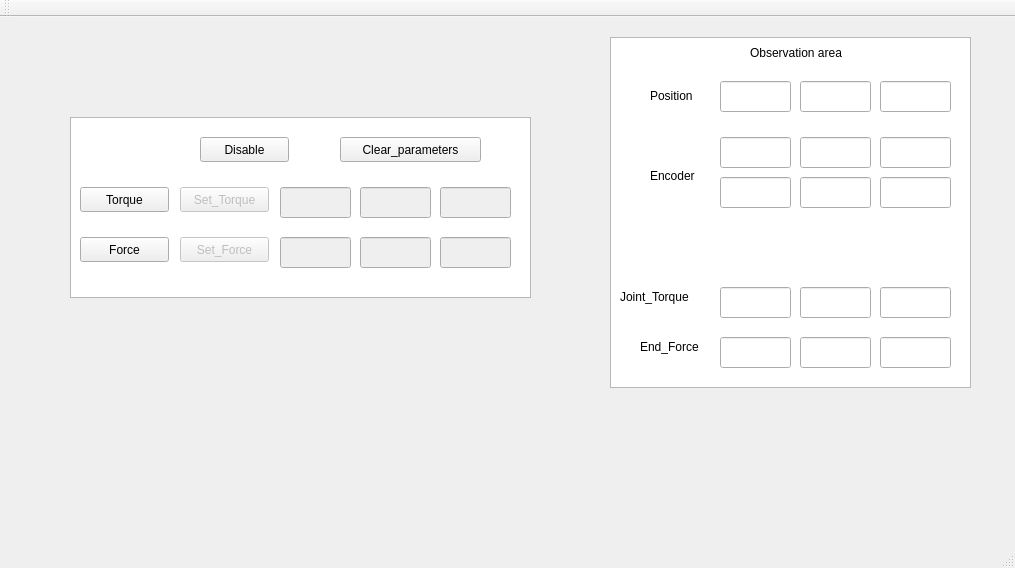
<?xml version="1.0" encoding="UTF-8"?>
<ui version="4.0">
 <class>MainWindow</class>
 <widget class="QMainWindow" name="MainWindow">
  <property name="geometry">
   <rect>
    <x>0</x>
    <y>0</y>
    <width>1015</width>
    <height>568</height>
   </rect>
  </property>
  <property name="windowTitle">
   <string>MainWindow</string>
  </property>
  <widget class="QWidget" name="centralWidget">
   <widget class="QPushButton" name="pushButton">
    <property name="enabled">
     <bool>false</bool>
    </property>
    <property name="geometry">
     <rect>
      <x>180</x>
      <y>170</y>
      <width>89</width>
      <height>25</height>
     </rect>
    </property>
    <property name="text">
     <string>Set_Torque</string>
    </property>
   </widget>
   <widget class="QLabel" name="label">
    <property name="geometry">
     <rect>
      <x>650</x>
      <y>70</y>
      <width>67</width>
      <height>17</height>
     </rect>
    </property>
    <property name="text">
     <string>Position</string>
    </property>
   </widget>
   <widget class="QLineEdit" name="lineEdit">
    <property name="enabled">
     <bool>true</bool>
    </property>
    <property name="geometry">
     <rect>
      <x>720</x>
      <y>64</y>
      <width>71</width>
      <height>31</height>
     </rect>
    </property>
   </widget>
   <widget class="QLineEdit" name="lineEdit_2">
    <property name="enabled">
     <bool>true</bool>
    </property>
    <property name="geometry">
     <rect>
      <x>800</x>
      <y>64</y>
      <width>71</width>
      <height>31</height>
     </rect>
    </property>
   </widget>
   <widget class="QLineEdit" name="lineEdit_3">
    <property name="enabled">
     <bool>true</bool>
    </property>
    <property name="geometry">
     <rect>
      <x>880</x>
      <y>64</y>
      <width>71</width>
      <height>31</height>
     </rect>
    </property>
   </widget>
   <widget class="QLabel" name="label_2">
    <property name="geometry">
     <rect>
      <x>650</x>
      <y>150</y>
      <width>67</width>
      <height>17</height>
     </rect>
    </property>
    <property name="text">
     <string>Encoder</string>
    </property>
   </widget>
   <widget class="QLineEdit" name="lineEdit_4">
    <property name="enabled">
     <bool>true</bool>
    </property>
    <property name="geometry">
     <rect>
      <x>720</x>
      <y>120</y>
      <width>71</width>
      <height>31</height>
     </rect>
    </property>
   </widget>
   <widget class="QLineEdit" name="lineEdit_5">
    <property name="enabled">
     <bool>true</bool>
    </property>
    <property name="geometry">
     <rect>
      <x>800</x>
      <y>120</y>
      <width>71</width>
      <height>31</height>
     </rect>
    </property>
   </widget>
   <widget class="QLineEdit" name="lineEdit_6">
    <property name="geometry">
     <rect>
      <x>880</x>
      <y>120</y>
      <width>71</width>
      <height>31</height>
     </rect>
    </property>
   </widget>
   <widget class="QLineEdit" name="lineEdit_7">
    <property name="geometry">
     <rect>
      <x>720</x>
      <y>160</y>
      <width>71</width>
      <height>31</height>
     </rect>
    </property>
   </widget>
   <widget class="QLineEdit" name="lineEdit_8">
    <property name="geometry">
     <rect>
      <x>800</x>
      <y>160</y>
      <width>71</width>
      <height>31</height>
     </rect>
    </property>
   </widget>
   <widget class="QLineEdit" name="lineEdit_9">
    <property name="geometry">
     <rect>
      <x>880</x>
      <y>160</y>
      <width>71</width>
      <height>31</height>
     </rect>
    </property>
   </widget>
   <widget class="QLineEdit" name="lineEdit_10">
    <property name="geometry">
     <rect>
      <x>720</x>
      <y>270</y>
      <width>71</width>
      <height>31</height>
     </rect>
    </property>
   </widget>
   <widget class="QLineEdit" name="lineEdit_11">
    <property name="geometry">
     <rect>
      <x>800</x>
      <y>270</y>
      <width>71</width>
      <height>31</height>
     </rect>
    </property>
   </widget>
   <widget class="QLineEdit" name="lineEdit_12">
    <property name="geometry">
     <rect>
      <x>880</x>
      <y>270</y>
      <width>71</width>
      <height>31</height>
     </rect>
    </property>
   </widget>
   <widget class="QLabel" name="label_3">
    <property name="geometry">
     <rect>
      <x>620</x>
      <y>270</y>
      <width>101</width>
      <height>20</height>
     </rect>
    </property>
    <property name="text">
     <string>Joint_Torque</string>
    </property>
   </widget>
   <widget class="QLineEdit" name="lineEdit_13">
    <property name="geometry">
     <rect>
      <x>720</x>
      <y>320</y>
      <width>71</width>
      <height>31</height>
     </rect>
    </property>
   </widget>
   <widget class="QLineEdit" name="lineEdit_14">
    <property name="geometry">
     <rect>
      <x>800</x>
      <y>320</y>
      <width>71</width>
      <height>31</height>
     </rect>
    </property>
   </widget>
   <widget class="QLineEdit" name="lineEdit_15">
    <property name="geometry">
     <rect>
      <x>880</x>
      <y>320</y>
      <width>71</width>
      <height>31</height>
     </rect>
    </property>
   </widget>
   <widget class="QLabel" name="label_4">
    <property name="geometry">
     <rect>
      <x>640</x>
      <y>320</y>
      <width>101</width>
      <height>20</height>
     </rect>
    </property>
    <property name="text">
     <string>End_Force</string>
    </property>
   </widget>
   <widget class="QLabel" name="label_5">
    <property name="geometry">
     <rect>
      <x>750</x>
      <y>20</y>
      <width>161</width>
      <height>31</height>
     </rect>
    </property>
    <property name="text">
     <string>Observation area</string>
    </property>
   </widget>
   <widget class="QLineEdit" name="lineEdit_16">
    <property name="enabled">
     <bool>false</bool>
    </property>
    <property name="geometry">
     <rect>
      <x>280</x>
      <y>170</y>
      <width>71</width>
      <height>31</height>
     </rect>
    </property>
   </widget>
   <widget class="QLineEdit" name="lineEdit_17">
    <property name="enabled">
     <bool>false</bool>
    </property>
    <property name="geometry">
     <rect>
      <x>360</x>
      <y>170</y>
      <width>71</width>
      <height>31</height>
     </rect>
    </property>
   </widget>
   <widget class="QLineEdit" name="lineEdit_18">
    <property name="enabled">
     <bool>false</bool>
    </property>
    <property name="geometry">
     <rect>
      <x>440</x>
      <y>170</y>
      <width>71</width>
      <height>31</height>
     </rect>
    </property>
   </widget>
   <widget class="QPushButton" name="pushButton_2">
    <property name="enabled">
     <bool>false</bool>
    </property>
    <property name="geometry">
     <rect>
      <x>180</x>
      <y>220</y>
      <width>89</width>
      <height>25</height>
     </rect>
    </property>
    <property name="text">
     <string>Set_Force</string>
    </property>
   </widget>
   <widget class="QLineEdit" name="lineEdit_19">
    <property name="enabled">
     <bool>false</bool>
    </property>
    <property name="geometry">
     <rect>
      <x>280</x>
      <y>220</y>
      <width>71</width>
      <height>31</height>
     </rect>
    </property>
   </widget>
   <widget class="QLineEdit" name="lineEdit_20">
    <property name="enabled">
     <bool>false</bool>
    </property>
    <property name="geometry">
     <rect>
      <x>360</x>
      <y>220</y>
      <width>71</width>
      <height>31</height>
     </rect>
    </property>
   </widget>
   <widget class="QLineEdit" name="lineEdit_21">
    <property name="enabled">
     <bool>false</bool>
    </property>
    <property name="geometry">
     <rect>
      <x>440</x>
      <y>220</y>
      <width>71</width>
      <height>31</height>
     </rect>
    </property>
   </widget>
   <widget class="QPushButton" name="pushButton_3">
    <property name="geometry">
     <rect>
      <x>340</x>
      <y>120</y>
      <width>141</width>
      <height>25</height>
     </rect>
    </property>
    <property name="text">
     <string>Clear_parameters</string>
    </property>
   </widget>
   <widget class="QListView" name="listView">
    <property name="geometry">
     <rect>
      <x>610</x>
      <y>20</y>
      <width>361</width>
      <height>351</height>
     </rect>
    </property>
   </widget>
   <widget class="QListView" name="listView_2">
    <property name="geometry">
     <rect>
      <x>70</x>
      <y>100</y>
      <width>461</width>
      <height>181</height>
     </rect>
    </property>
   </widget>
   <widget class="QPushButton" name="pushButton_4">
    <property name="enabled">
     <bool>true</bool>
    </property>
    <property name="geometry">
     <rect>
      <x>80</x>
      <y>170</y>
      <width>89</width>
      <height>25</height>
     </rect>
    </property>
    <property name="text">
     <string>Torque</string>
    </property>
   </widget>
   <widget class="QPushButton" name="pushButton_5">
    <property name="geometry">
     <rect>
      <x>200</x>
      <y>120</y>
      <width>89</width>
      <height>25</height>
     </rect>
    </property>
    <property name="text">
     <string>Disable</string>
    </property>
   </widget>
   <widget class="QPushButton" name="pushButton_6">
    <property name="enabled">
     <bool>true</bool>
    </property>
    <property name="geometry">
     <rect>
      <x>80</x>
      <y>220</y>
      <width>89</width>
      <height>25</height>
     </rect>
    </property>
    <property name="text">
     <string>Force</string>
    </property>
   </widget>
   <zorder>listView_2</zorder>
   <zorder>listView</zorder>
   <zorder>pushButton</zorder>
   <zorder>label</zorder>
   <zorder>lineEdit</zorder>
   <zorder>lineEdit_2</zorder>
   <zorder>lineEdit_3</zorder>
   <zorder>label_2</zorder>
   <zorder>lineEdit_4</zorder>
   <zorder>lineEdit_5</zorder>
   <zorder>lineEdit_6</zorder>
   <zorder>lineEdit_7</zorder>
   <zorder>lineEdit_8</zorder>
   <zorder>lineEdit_9</zorder>
   <zorder>lineEdit_10</zorder>
   <zorder>lineEdit_11</zorder>
   <zorder>lineEdit_12</zorder>
   <zorder>label_3</zorder>
   <zorder>lineEdit_13</zorder>
   <zorder>lineEdit_14</zorder>
   <zorder>lineEdit_15</zorder>
   <zorder>label_4</zorder>
   <zorder>label_5</zorder>
   <zorder>lineEdit_16</zorder>
   <zorder>lineEdit_17</zorder>
   <zorder>lineEdit_18</zorder>
   <zorder>pushButton_2</zorder>
   <zorder>lineEdit_19</zorder>
   <zorder>lineEdit_20</zorder>
   <zorder>lineEdit_21</zorder>
   <zorder>pushButton_3</zorder>
   <zorder>pushButton_4</zorder>
   <zorder>pushButton_5</zorder>
   <zorder>pushButton_6</zorder>
  </widget>
  <widget class="QMenuBar" name="menuBar">
   <property name="geometry">
    <rect>
     <x>0</x>
     <y>0</y>
     <width>1015</width>
     <height>22</height>
    </rect>
   </property>
  </widget>
  <widget class="QToolBar" name="mainToolBar">
   <attribute name="toolBarArea">
    <enum>TopToolBarArea</enum>
   </attribute>
   <attribute name="toolBarBreak">
    <bool>false</bool>
   </attribute>
  </widget>
  <widget class="QStatusBar" name="statusBar"/>
 </widget>
 <layoutdefault spacing="6" margin="11"/>
 <resources/>
 <connections/>
</ui>
